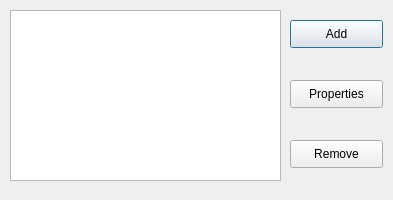
<?xml version="1.0" encoding="UTF-8"?>
<ui version="4.0">
 <class>fliterManager</class>
 <widget class="QDialog" name="fliterManager">
  <property name="geometry">
   <rect>
    <x>0</x>
    <y>0</y>
    <width>393</width>
    <height>200</height>
   </rect>
  </property>
  <property name="windowTitle">
   <string>Dialog</string>
  </property>
  <widget class="QTextBrowser" name="textBrowser">
   <property name="geometry">
    <rect>
     <x>10</x>
     <y>10</y>
     <width>271</width>
     <height>171</height>
    </rect>
   </property>
  </widget>
  <widget class="QPushButton" name="Add">
   <property name="geometry">
    <rect>
     <x>290</x>
     <y>20</y>
     <width>93</width>
     <height>28</height>
    </rect>
   </property>
   <property name="text">
    <string>Add</string>
   </property>
  </widget>
  <widget class="QPushButton" name="Properties">
   <property name="geometry">
    <rect>
     <x>290</x>
     <y>80</y>
     <width>93</width>
     <height>28</height>
    </rect>
   </property>
   <property name="text">
    <string>Properties</string>
   </property>
  </widget>
  <widget class="QPushButton" name="Remove">
   <property name="geometry">
    <rect>
     <x>290</x>
     <y>140</y>
     <width>93</width>
     <height>28</height>
    </rect>
   </property>
   <property name="text">
    <string>Remove</string>
   </property>
  </widget>
 </widget>
 <resources/>
 <connections/>
</ui>
